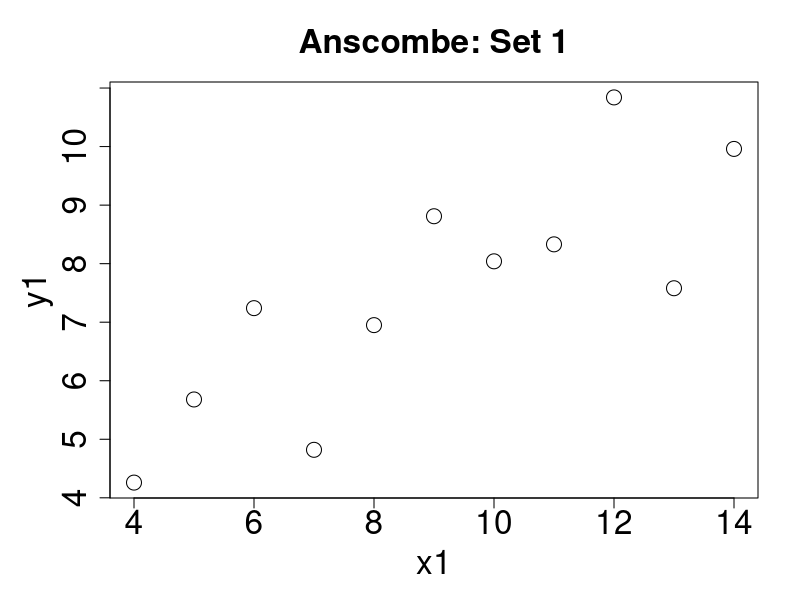
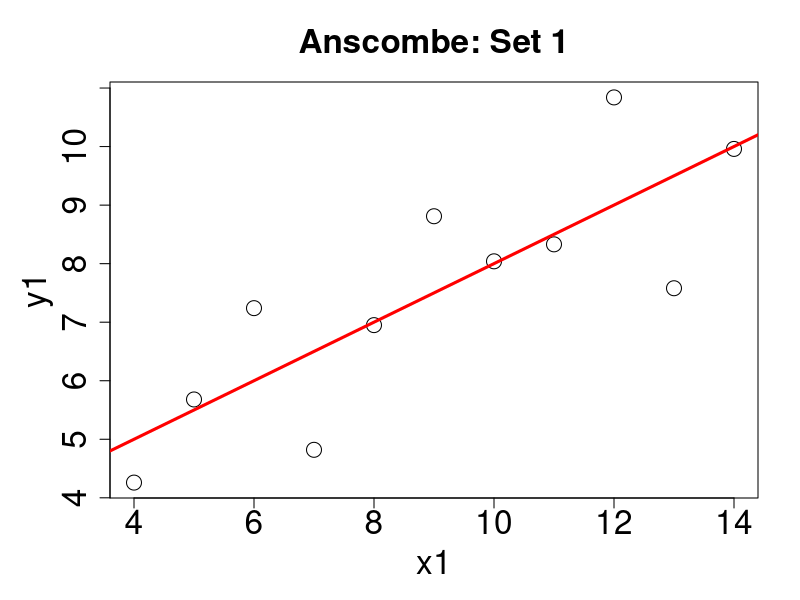
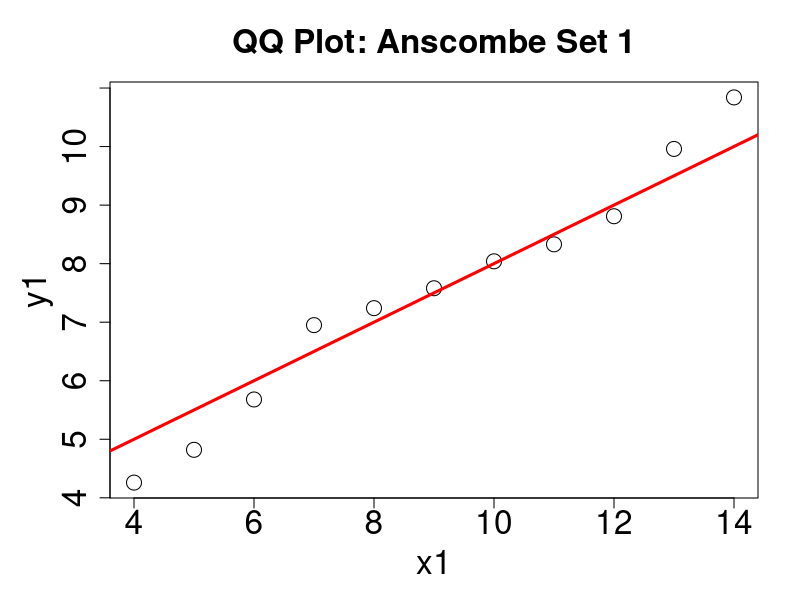
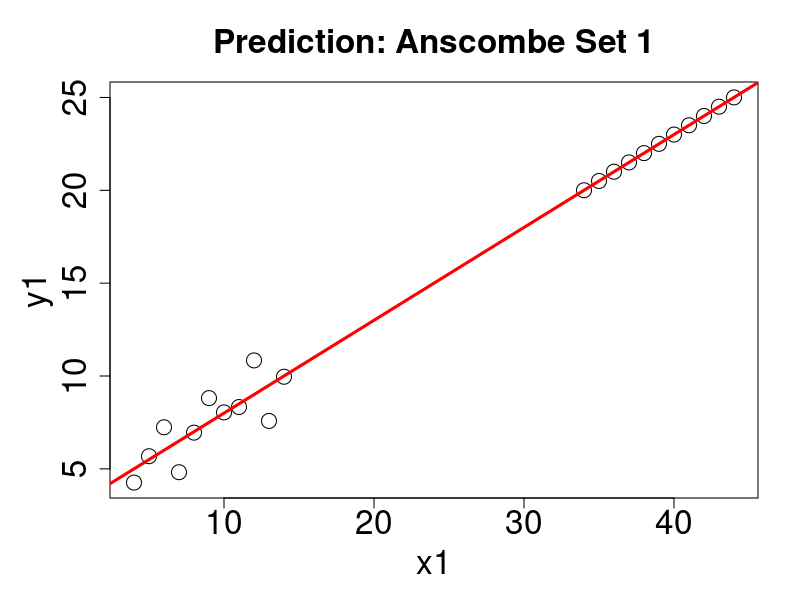
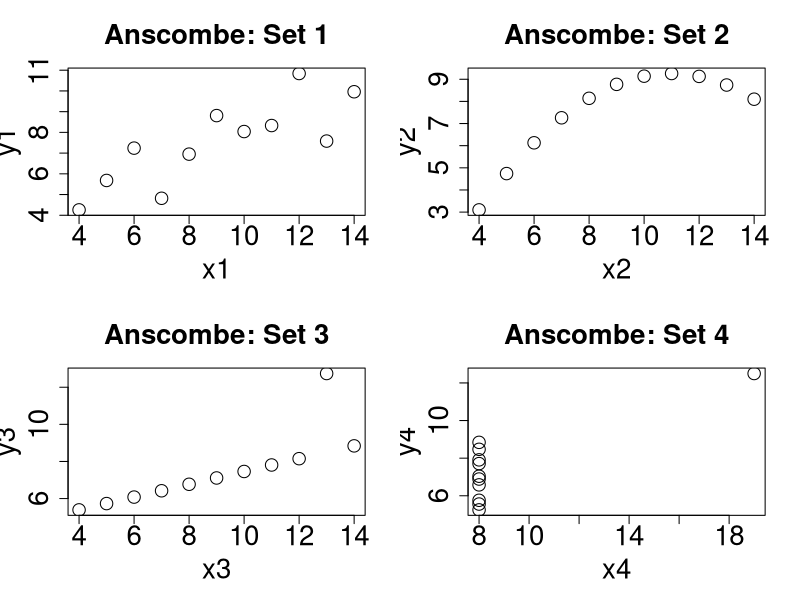

These figures' R source, in order:
## Anscombe Plots
## Code for producing the Amscombe plot images found in the slides.
## They are different, mostly in the details, to make them easier to read from afar.


## Init ------------------------------------------------------------------------
data(anscombe)
##oldpar <- par(no.readonly=TRUE)



## Anscombe Set 1 --------------------------------------------------------------
par(mar=c(5.1, 5.5, 4.1, 2.1))
plot(anscombe$x1, anscombe$y1, 
     main="Anscombe: Set 1",
     xlab="x1", 
     ylab="y1",
     cex.lab=2,
     cex.axis=2,
     cex.main=2,
     cex.sub=2,
     cex=2
    )
dev.copy(png, 'scatter-anscombe-1.png')
dev.off()


## Anscombe Set 1 With Line ----------------------------------------------------
par(mar=c(5.1, 5.5, 4.1, 2.1))
plot(anscombe$x1, anscombe$y1, 
     main="Anscombe: Set 1",
     xlab="x1",
     ylab="y1",
     cex.lab=2,
     cex.axis=2, 
     cex.main=2,
     cex.sub=2,
     cex=2
)
m1 <- lm(formula=y1~x1, data=anscombe)
abline(m1, col="red", lwd=3)
dev.copy(png, 'model-anscombe-1.png')
dev.off()


## QQ Plot ---------------------------------------------------------------------
par(mar=c(5.1, 5.5, 4.1, 2.1))
qqplot(anscombe$x1,
       anscombe$y1,
       main="QQ Plot: Anscombe Set 1",
       xlab="x1",
       ylab="y1",
       cex.lab=2,
       cex.axis=2, 
       cex.main=2,
       cex.sub=2,
       cex=2)
abline(m1, col="red", lwd=3)
dev.copy(png, 'qq-anscombe-1.png')
dev.off()


## Prediction: Anscombe Set 1 --------------------------------------------------
p1 <- data.frame(x1=anscombe$x1+30, y1=NA)
p1$y1 <- predict(object=m1, newdata=p1)
par(mar=c(5.1, 5.5, 4.1, 2.1))
plot(rbind(anscombe[,c(1,5)], p1),
       main="Prediction: Anscombe Set 1",
       xlab="x1",
       ylab="y1",
       cex.lab=2,
       cex.axis=2, 
       cex.main=2,
       cex.sub=2,
       cex=2)
abline(m1, col="red", lwd=3)
dev.copy(png, 'predict-anscombe-1.png')
dev.off()


## Other -----------------------------------------------------------------------

## combining all plots on one image
par(mfrow=c(2,2))

## anscombe set 1
plot(anscombe$x1, anscombe$y1, 
	main="Anscombe: Set 1", xlab="x1", 
	ylab="y1", cex.lab=2, cex.axis=2, cex.main=2, cex.sub=2, cex=2
)

## anscombe set 2
plot(anscombe$x2, anscombe$y2, 
	main="Anscombe: Set 2", xlab="x2", 
	ylab="y2", cex.lab=2, cex.axis=2, 
	cex.main=2, cex.sub=2, cex=2
)

## anscombe set 3
plot(anscombe$x3, anscombe$y3, 
	main="Anscombe: Set 3", xlab="x3", 
	ylab="y3", cex.lab=2, cex.axis=2, 
	cex.main=2, cex.sub=2, cex=2
)

## anscombe set 4
plot(anscombe$x4, anscombe$y4, 
	main="Anscombe: Set 4", xlab="x4", 
	ylab="y4", cex.lab=2, cex.axis=2, 
	cex.main=2, cex.sub=2, cex=2
)
